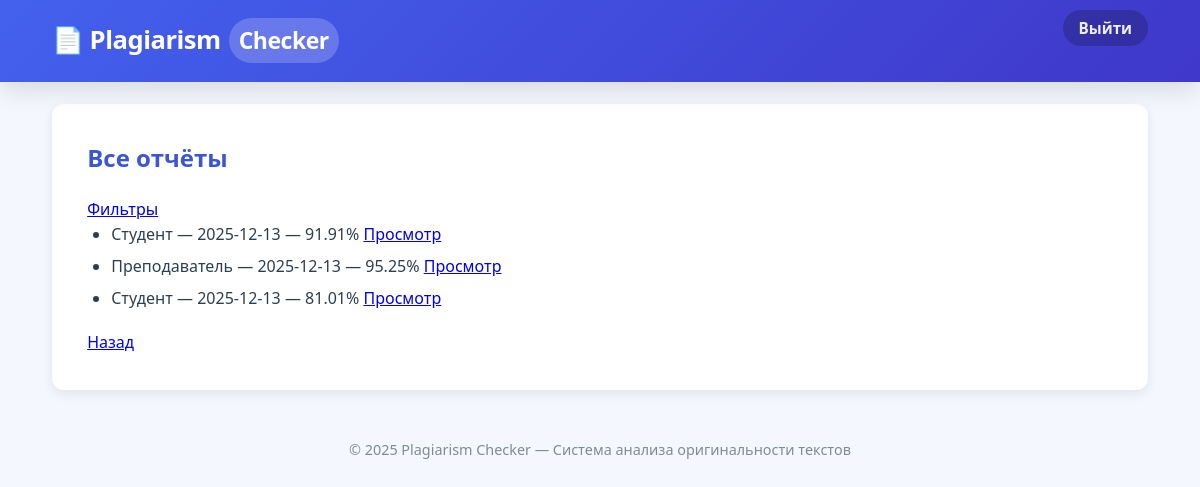
/teacher/reports (signed in), run on an earlier commit of the app's database.
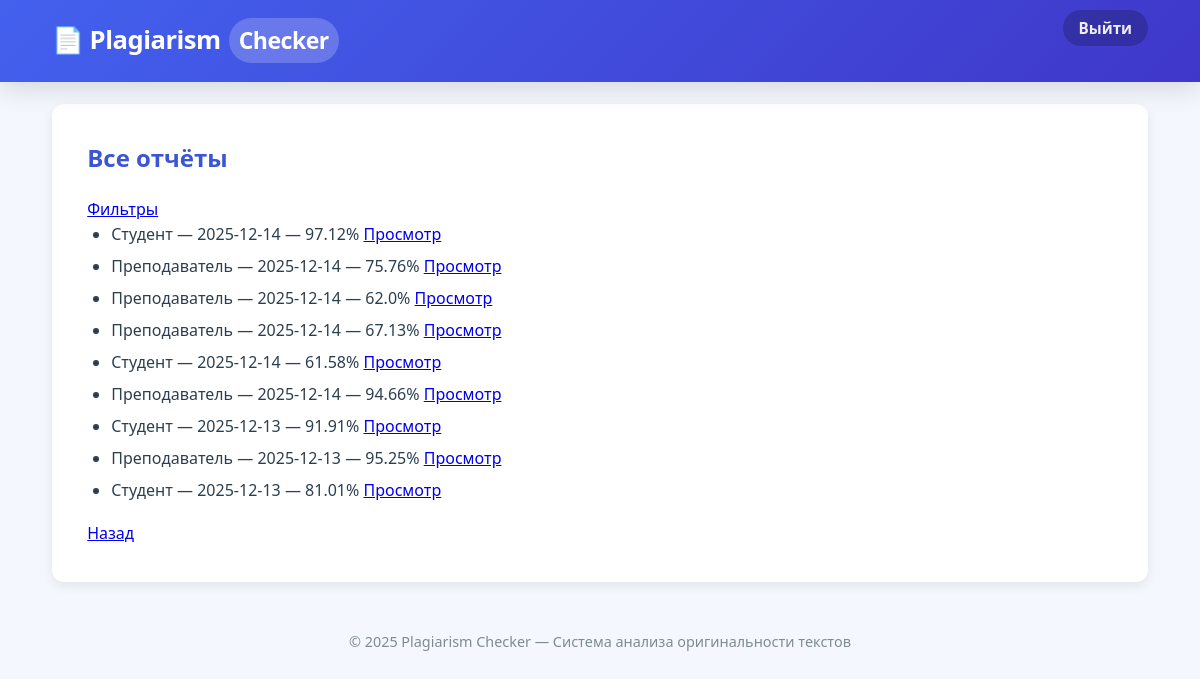
And on a later commit of the database.
### app/models.py (models this page shows)
class Report(db.Model):
    __tablename__ = 'reports'
    id = db.Column(db.Integer, primary_key=True)
    check_id = db.Column(db.Integer, db.ForeignKey(
        'plagiarism_checks.id'), nullable=False)
    user_id = db.Column(db.Integer, db.ForeignKey('users.id'), nullable=False)
    generated_date = db.Column(
        db.DateTime, default=db.func.current_timestamp())
    uniqueness_percentage = db.Column(db.Float)
    user = db.relationship('User', back_populates='reports')
    check = db.relationship('PlagiarismCheck', back_populates='report')

class User(UserMixin, db.Model):
    __tablename__ = 'users'
    id = db.Column(db.Integer, primary_key=True)
    name = db.Column(db.String(100), nullable=False)
    email = db.Column(db.String(120), unique=True, nullable=False)
    role = db.Column(db.String(20), nullable=False)
    password_hash = db.Column(db.String(128), nullable=False)
    documents = db.relationship('SourceDocument', back_populates='user')
    reports = db.relationship('Report', back_populates='user')

### app/teacher/routes.py (the view)
@bp.route('/reports')
@login_required
def reports():
    if current_user.role != 'teacher':
        flash('Доступ запрещён')
        return redirect(url_for('auth.login'))
    all_reports = get_all_reports()
    return render_template('teacher/reports.html', reports=all_reports)

### app/models.py (called while the page is built)
@login_manager.user_loader
def load_user(user_id):
    return User.query.get(int(user_id))

### app/teacher/services.py (called while the page is built)
def get_all_reports():
    return Report.query.order_by(Report.generated_date.desc()).all()

### app/templates/teacher/reports.html
{% extends "base.html" %}
{% block content %}
<h2>Все отчёты</h2>
<a href="{{ url_for('teacher.filter_reports') }}">Фильтры</a>
{% if reports %}
  <ul>
    {% for r in reports %}
      <li>
        {{ r.user.name }} — {{ r.generated_date.strftime('%Y-%m-%d') }} — {{ r.uniqueness_percentage }}%
        <a href="{{ url_for('teacher.view_report', report_id=r.id) }}">Просмотр</a>
      </li>
    {% endfor %}
  </ul>
{% else %}
  <p>Нет отчётов</p>
{% endif %}
<a href="{{ url_for('teacher.dashboard') }}">Назад</a>
{% endblock %}

### app/templates/base.html (shortened to what this page needs)
<!DOCTYPE html>
<html lang="ru">
<head>
</head>
<body>
    <header>
        <div class="container">
            <nav class="navbar">
                <a href="{% if current_user.is_authenticated %}{{ url_for(current_user.role + '.dashboard') }}{% else %}{{ url_for('auth.login') }}{% endif %}" class="logo">
                    📄 Plagiarism<span>Checker</span>
                </a>
                {% if current_user.is_authenticated %}
                <ul class="nav-links">
                    <li><a href="{{ url_for('auth.logout') }}" class="logout-link">Выйти</a></li>
                </ul>
                {% endif %}
            </nav>
        </div>
    </header>
    <div class="container">
        <main>
            {% block content %}{% endblock %}
        </main>
        <footer>
            &copy; 2025 Plagiarism Checker — Система анализа оригинальности текстов
        </footer>
    </div>
</body>
</html>

### app/templates/base.html (style rules this page uses)
:root { --primary: #4361ee; --primary-light: #4895ef; --primary-dark: #3a56d4; --secondary: #3f37c9; --accent: #4cc9f0; --success: #2ecc71; --warning: #f39c12; --danger: #e74c3c; --light: #f8f9fa; --dark: #212529; --text: #2c3e50; --text-light: #7f8c8d; --bg: #ffffff; --bg-body: #f5f7ff; --border: #e0e6f0; --card-bg: #ffffff; --shadow-sm: 0 2px 6px rgba(0,0,0,0.06); --shadow: 0 4px 12px rgba(0,0,0,0.08); --shadow-lg: 0 8px 24px rgba(0,0,0,0.12); --radius: 12px; --radius-sm: 8px; --transition: all 0.3s cubic-bezier(0.25, 0.8, 0.25, 1); --font-main: 'Segoe UI', system-ui, -apple-system, 'Helvetica Neue', Arial, sans-serif; }
* { margin: 0; padding: 0; box-sizing: border-box; }
html { scroll-behavior: smooth; }
body { font-family: var(--font-main); background-color: var(--bg-body); color: var(--text); line-height: 1.6; padding-top: 80px; padding-bottom: 40px; min-height: 100vh; }
header { background: linear-gradient(135deg, var(--primary), var(--secondary)); box-shadow: var(--shadow-lg); position: fixed; top: 0; left: 0; right: 0; z-index: 1000; backdrop-filter: blur(8px); -webkit-backdrop-filter: blur(8px); }
.container { width: 94%; max-width: 1200px; margin: 0 auto; padding: 0 16px; }
.navbar { display: flex; justify-content: space-between; align-items: center; padding: 1rem 0; }
.logo { font-size: 1.6rem; font-weight: 800; color: white; text-decoration: none; letter-spacing: -0.5px; display: flex; align-items: center; gap: 8px; }
.logo span { background: rgba(255,255,255,0.2); padding: 4px 10px; border-radius: 30px; font-size: 0.9em; }
.nav-links { display: flex; list-style: none; gap: 1rem; align-items: center; }
.nav-links a { text-decoration: none; color: rgba(255,255,255,0.92); font-weight: 600; padding: 8px 16px; border-radius: 30px; transition: var(--transition); position: relative; font-size: 0.95rem; }
.nav-links a.logout-link { background: rgba(0,0,0,0.2); }
main { background: var(--card-bg); border-radius: var(--radius); padding: 2.2rem; box-shadow: var(--shadow); margin-top: 1.5rem; transition: var(--transition); }
h1, h2, h3, h4 { margin-bottom: 1.2rem; color: var(--dark); font-weight: 700; }
h2 { font-size: 1.5rem; color: var(--primary-dark); }
p, ul, ol { margin-bottom: 1.1rem; color: var(--text); }
ul, ol { padding-left: 1.5rem; }
li { margin-bottom: 0.4rem; }
footer { text-align: center; margin-top: 3rem; color: var(--text-light); font-size: 0.9rem; }

What changed in the data, as far as the page shows it:
added Report: user.name "Студент", generated_date "2025-12-14", uniqueness_percentage "97.12"
added Report: user.name "Преподаватель", generated_date "2025-12-14", uniqueness_percentage "75.76"
added Report: user.name "Преподаватель", generated_date "2025-12-14", uniqueness_percentage "62.0"
added Report: user.name "Преподаватель", generated_date "2025-12-14", uniqueness_percentage "67.13"
added Report: user.name "Студент", generated_date "2025-12-14", uniqueness_percentage "61.58"
added Report: user.name "Преподаватель", generated_date "2025-12-14", uniqueness_percentage "94.66"
